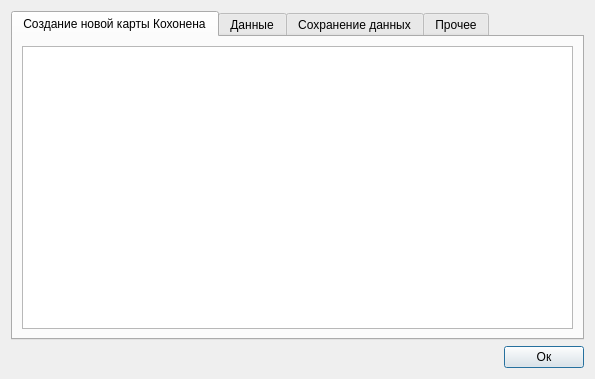
<?xml version="1.0" encoding="UTF-8"?>
<ui version="4.0">
 <class>InstructionDialog</class>
 <widget class="QDialog" name="InstructionDialog">
  <property name="geometry">
   <rect>
    <x>0</x>
    <y>0</y>
    <width>595</width>
    <height>379</height>
   </rect>
  </property>
  <property name="windowTitle">
   <string>Инструкция</string>
  </property>
  <property name="windowIcon">
   <iconset resource="my_res.qrc">
    <normaloff>:/Icons/info.png</normaloff>:/Icons/info.png</iconset>
  </property>
  <layout class="QGridLayout" name="gridLayout_2">
   <item row="0" column="0">
    <layout class="QGridLayout" name="gridLayout">
     <item row="0" column="0">
      <widget class="QTabWidget" name="tabWidget">
       <property name="currentIndex">
        <number>0</number>
       </property>
       <widget class="QWidget" name="tab">
        <attribute name="title">
         <string>Создание новой карты Кохонена</string>
        </attribute>
        <layout class="QHBoxLayout" name="horizontalLayout_2">
         <item>
          <widget class="QTextBrowser" name="textBrowser">
           <property name="minimumSize">
            <size>
             <width>550</width>
             <height>280</height>
            </size>
           </property>
          </widget>
         </item>
        </layout>
       </widget>
       <widget class="QWidget" name="tab_3">
        <attribute name="title">
         <string>Данные</string>
        </attribute>
        <widget class="QTextBrowser" name="textBrowser_2">
         <property name="geometry">
          <rect>
           <x>10</x>
           <y>10</y>
           <width>550</width>
           <height>281</height>
          </rect>
         </property>
         <property name="minimumSize">
          <size>
           <width>550</width>
           <height>280</height>
          </size>
         </property>
        </widget>
       </widget>
       <widget class="QWidget" name="tab_2">
        <attribute name="title">
         <string>Сохранение данных</string>
        </attribute>
        <widget class="QTextBrowser" name="textBrowser_3">
         <property name="geometry">
          <rect>
           <x>10</x>
           <y>10</y>
           <width>551</width>
           <height>281</height>
          </rect>
         </property>
         <property name="minimumSize">
          <size>
           <width>550</width>
           <height>280</height>
          </size>
         </property>
        </widget>
       </widget>
       <widget class="QWidget" name="tab_4">
        <attribute name="title">
         <string>Прочее</string>
        </attribute>
        <widget class="QTextBrowser" name="textBrowser_4">
         <property name="geometry">
          <rect>
           <x>10</x>
           <y>10</y>
           <width>551</width>
           <height>281</height>
          </rect>
         </property>
         <property name="minimumSize">
          <size>
           <width>540</width>
           <height>280</height>
          </size>
         </property>
        </widget>
       </widget>
      </widget>
     </item>
     <item row="1" column="0">
      <layout class="QHBoxLayout" name="horizontalLayout">
       <item>
        <spacer name="horizontalSpacer">
         <property name="orientation">
          <enum>Qt::Horizontal</enum>
         </property>
         <property name="sizeHint" stdset="0">
          <size>
           <width>493</width>
           <height>20</height>
          </size>
         </property>
        </spacer>
       </item>
       <item>
        <widget class="QPushButton" name="okButton">
         <property name="text">
          <string>Ок</string>
         </property>
         <property name="default">
          <bool>true</bool>
         </property>
        </widget>
       </item>
      </layout>
     </item>
    </layout>
   </item>
  </layout>
 </widget>
 <resources>
  <include location="my_res.qrc"/>
 </resources>
 <connections/>
</ui>
